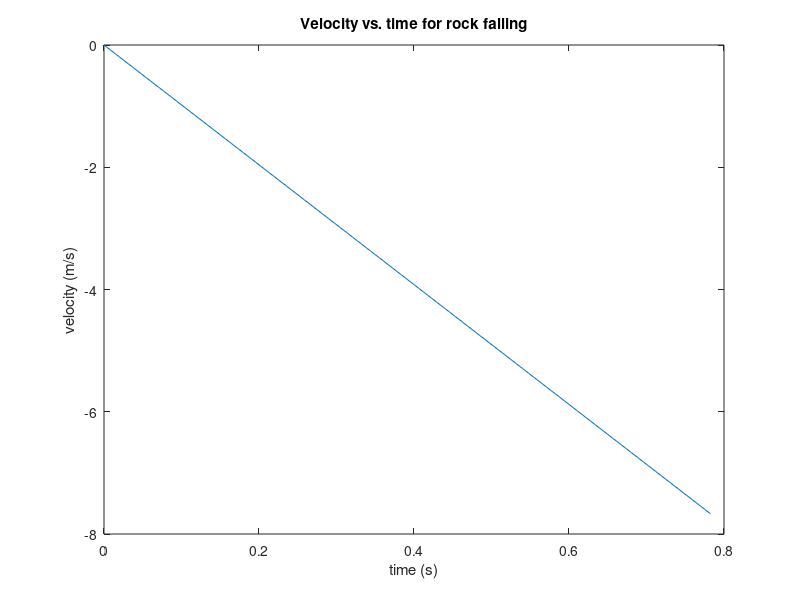
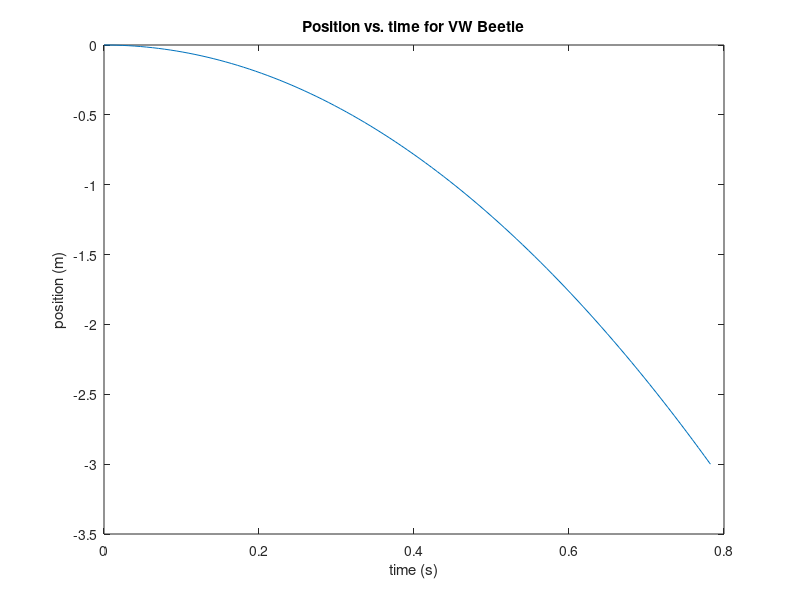

MATLAB code to generate these figures, in order:
%a rock is dropped from a height of 3 m
%-----------------------------------------------------------------
clear all;
x0= 3;
v0=0
g= -9.8;
tmin=0;
tmax= sqrt((x0*2)/abs(g));
vmax= g*tmax
nt= 101;
t = linspace(tmin, tmax, nt)

printf("the time is %f\n", tmax);
for i = 1:length(t)
v(i) = v0 + g*t(i);
endfor

for i = 1:length(t)
x(i) = 0.5*g*t(i)^2;
endfor

figure 1;

plot(t, v);
xlabel("time (s)");
ylabel("velocity (m/s)");
title("Velocity vs. time for rock falling");


figure 2;
plot(t, x)
xlabel("time (s)");
ylabel("position (m)");
title("Position vs. time for VW Beetle");
for i = 1:length(t)
x(i) = 0.5*g*t(i)^2;
endfor



